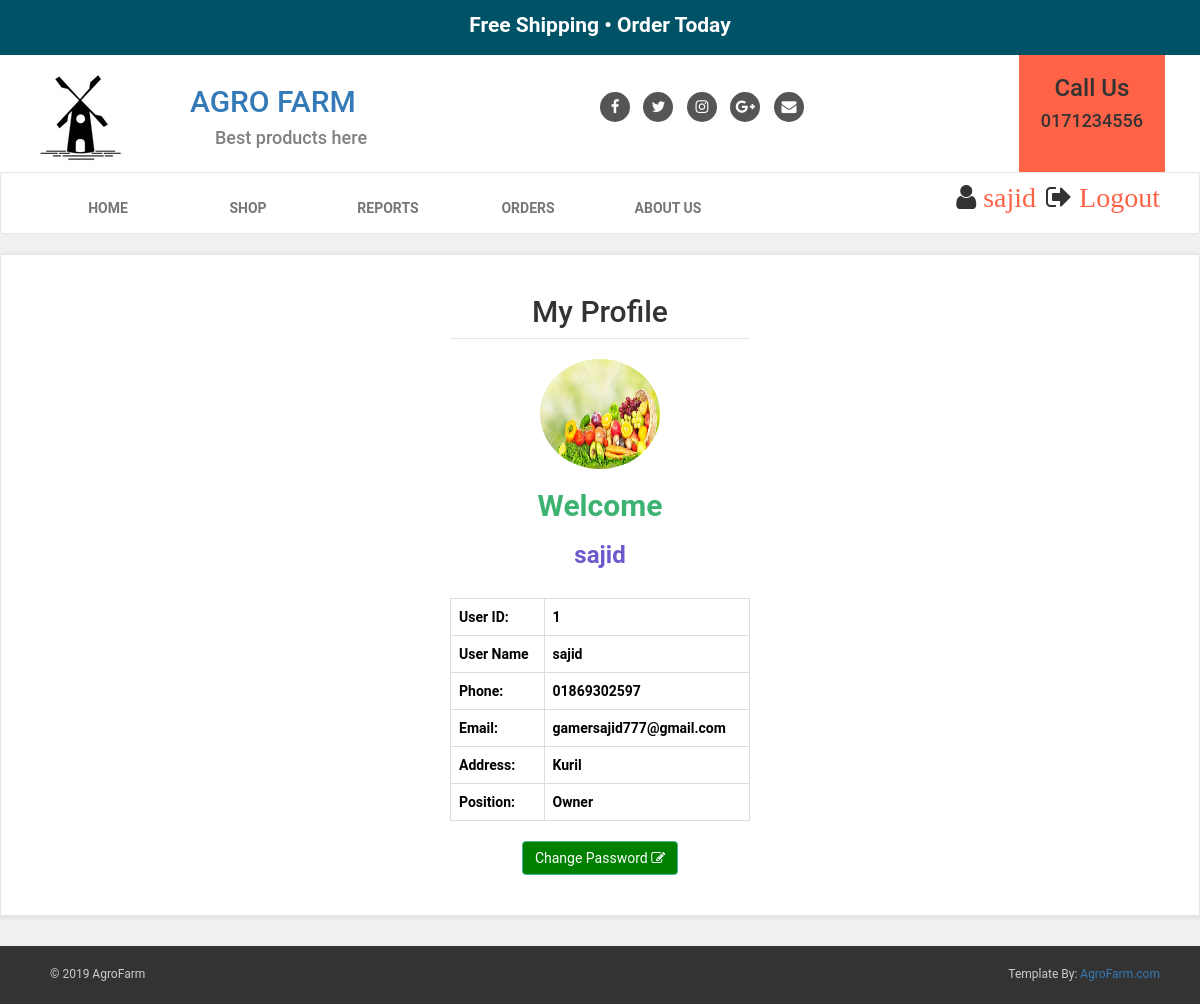
The page /Owner/admin_profile.php (signed in) on the database its author committed.
### tables this page shows
CREATE TABLE `user` (
  `Uid` int(10) NOT NULL,
  `Uname` varchar(30) NOT NULL,
  `Phone` varchar(20) NOT NULL,
  `Email` varchar(50) NOT NULL,
  `Address` varchar(20) NOT NULL,
  `Password` varchar(100) NOT NULL,
  `Position` varchar(20) NOT NULL,
  `pic` varchar(50) NOT NULL
);

### Owner/admin_profile.php (the view, shortened to what this page needs)
<?php
include "includes/connection.php";
?>
<!DOCTYPE html>
<html>
<head>
	<link rel="stylesheet" href="https://maxcdn.bootstrapcdn.com/bootstrap/3.4.0/css/bootstrap.min.css">
	<link rel="stylesheet" href="style.css">
	<link href="https://stackpath.bootstrapcdn.com/font-awesome/4.7.0/css/font-awesome.min.css" rel="stylesheet">
</head>
<body>
<?php
include "includes/owner_header.php";
?>
		<div class="" id="">
			<div class="box" style="width: 100%;">
<div class="container" style="width: 100%;background-color: white;">
	<div class="wrapper">
		<?php
		$q=mysqli_query($db,"select * from user where Uname='$_SESSION[login_user]';");
		?>
		<legend>
			<h2 style="text-align: center;">My Profile</h2>
		</legend>
		<?php
		$row=mysqli_fetch_assoc($q);
		echo "<div style='text-align:center'>
		<img class='img-circle profile_img' height=110 width=120 src='../img/".$row['pic']."'>
		</div>";
		?>
		<div style="text-align: center;">
			<h2 style="color:mediumseagreen; "><b>Welcome</b></h2>
			<h3 style="color:slateblue; ">
				<b><?php echo $_SESSION['login_user']; ?></b>
			</h3>
		</div>
		<br>
		<?php
		echo "<b>";
		echo "<table class='table table-bordered' style='width=100%;'>";
		echo "<tr>";
		echo "<td>";
		echo "<b> User ID: </b> ";
		echo "</td>";
		echo "<td>";
		echo $row['Uid'];
		echo "</td>";
		echo "</tr>";
		echo "<tr>";
		echo "<td>";
		echo "<b> User Name </b> ";
		echo "</td>";
		echo "<td>";
		echo $row['Uname'];
		echo "</td>";
		echo "</tr>";
		echo "<tr>";
		echo "<td>";
		echo "<b> Phone: </b> ";
		echo "</td>";
		echo "<td>";
		echo $row['Phone'];
		echo "</td>";
		echo "</tr>";
		echo "<tr>";
		echo "<td>";
		echo "<b> Email: </b> ";
		echo "</td>";
		echo "<td>";
		echo $row['Email'];
		echo "</td>";
		echo "</tr>";
		echo "<tr>";
		echo "<td>";
		echo "<b> Address: </b> ";
		echo "</td>";
		echo "<td>";
		echo $row['Address'];
		echo "</td>";
		echo "</tr>";
		echo "<tr>";
		echo "<td>";
		echo "<b> Position: </b> ";
		echo "</td>";
		echo "<td>";
		echo $row['Position'];
		echo "</td>";
		echo "</tr>";
		echo "</table>";
		echo "</b>";
		?>
		<div  align="center">
							<a href="#" class="btn btn-primary" id="edit_pass" style="background-color: green;">Change Password <i class="fa fa-pencil-square-o"></i></a>
							<br> <br>
						</div>
</div>
</div>
</div>
</div>
<footer>
	<?php
	include "includes/shop_footer.php";
	?>
</footer>
</body>
</html>

### Customer/styles/style.css (style rules this page uses)
body { font-family: "Roboto",Helvetica,Arial,sans-sarif; font-size: 14px; line-height: 1.42857143; color: #333333; background-color: #f0f0f0; }
.btn-primary { color: rgb(255,255,255); background-color: rgb(75,151,168); border-color: rgb(65,179,156); }
.box { background: #fff; margin: 0 0 30px; border: solid 1px #e6e6e6; padding: 20px; box-shadow: 0 1px 5px rgba(0,0,0,0.1); }

### Owner/admin_profile.php (style rules this page uses)
.wrapper { width: 300px; margin:0 auto; background-color: white; color: black ; }

### Owner/includes/owner_header.php (style rules this page uses)
.btn-primary { color: rgb(255,255,255); background-color: rgb(75,151,168); border-color: rgb(65,179,156); }

### Owner/includes/shop_footer.php (style rules this page uses)
body { font-family: "Roboto",Helvetica,Arial,sans-sarif; font-size: 14px; line-height: 1.42857143; color: #333333; background-color: #f0f0f0; }

### rows shown on the page
user: pic (picture), Uid "1", Uname "sajid", Phone "01869302597", Email "gamersajid777@gmail.com", Address "Kuril", Position "Owner"

### other values the page prints
$_SESSION['login_user'] "sajid"
